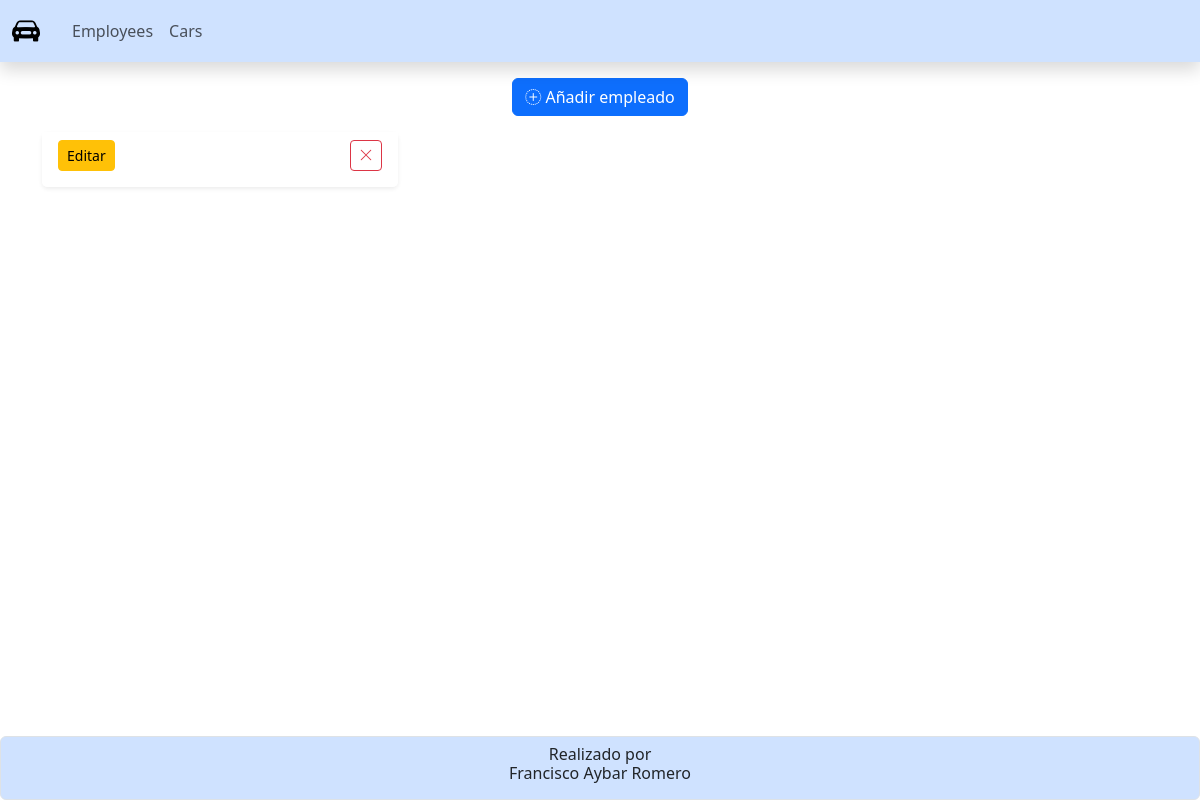
The app's page /employees/, older data.
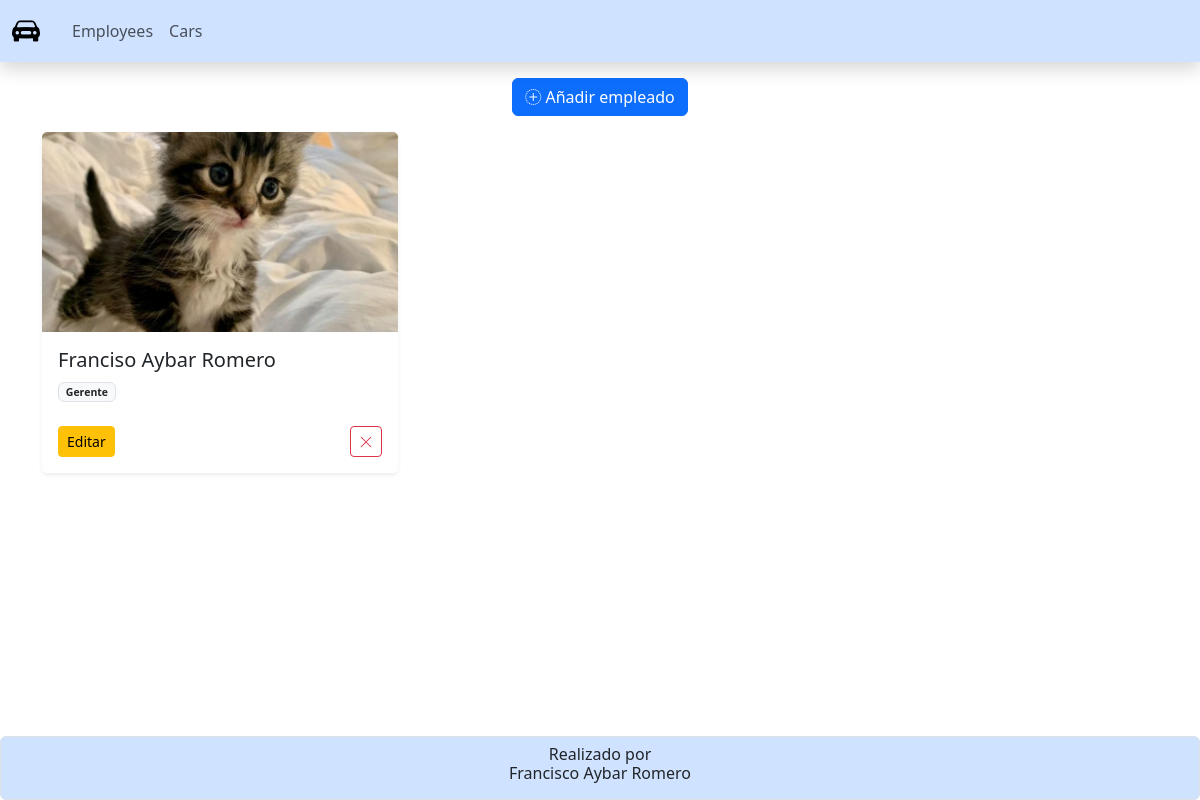
The same page, newer data.
### app_agencia_coches/models.py (models this page shows, shortened)
class Employee (models.Model):
    nombre = models.CharField (
        verbose_name = 'Nombre',
        max_length = 100,
        default = ''
    )
    apellidos = models.CharField (
        verbose_name = 'Apellidos',
        max_length = 100,
        default = ''
    )
    puesto = models.CharField (
        verbose_name = 'Puesto',
        max_length = 100,
        default = ''
    )
    fecha_contratacion = models.DateField (
        verbose_name = 'Fecha de contratacion',
        auto_now_add = True
    )
    foto = models.ImageField (
        verbose_name = 'Foto',
        upload_to = "empleados/",
        blank = True,
        null = True
    )

### app_agencia_coches/views.py (the view)
# urls.py: path('employees/', views.employees, name='employees'),
def employees (request):
    employees = Employee.objects.all()
    return render(request, 'employee/employees.html', {'employees':employees})

### app_agencia_coches/templates/employee/employees.html (shortened to what this page needs)
{%extends 'index.html'%}
{% block content %}
<div class="container">
    <div class="my-3 d-flex justify-content-center">
        <a href="{% url 'employees_create' %}" class="btn btn-primary">
            <i class="bi bi-plus-circle-dotted"></i>
            Añadir empleado
        </a>
    </div>
    <div class="row row-cols-1 row-cols-md-2 row-cols-lg-3 g-4">
        <div class="col">
            <div class="card h-100 shadow-sm border-0 card-hover">
                {% for employee in employees %}
                    <div class="position-relative overflow-hidden hover-container">
                        {% if employee.foto %}
                            <img src="{{ employee.foto.url }}" class="card-img-top blur-target" style="height: 200px; object-fit: cover;">
                        {% else %}
                            <div class="card-img-top blur-target d-flex justify-content-center align-items-center bg-light" style="height: 200px;">
                                <i class="bi bi-image fs-1"></i>
                            </div>
                        {% endif %}
                    </div>
                    <div class="card-body">
                        <h5 class="card-title">{{ employee.nombre }} {{ employee.apellidos }}</h5>
                        <p class="card-text text-muted small">
                            <span class="badge bg-light text-dark border">{{ employee.puesto }}</span>
                        </p>
                    </div>
                {% endfor %}
                <div class="card-footer bg-white d-flex justify-content-between border-0 pb-3">
                    <a href="" class="btn btn-sm btn-warning">
                        Editar
                    </a>
                    <a href="" class="btn btn-sm btn-outline-danger">
                        <i class="bi bi-x-lg"></i>
                    </a>
                </div>
            </div>
        </div>
    </div>
</div>
{% endblock content %}

Row changes from the older to the newer data that the page shows:
added Employee: foto (picture), nombre "Franciso", apellidos "Aybar Romero", puesto "Gerente"
